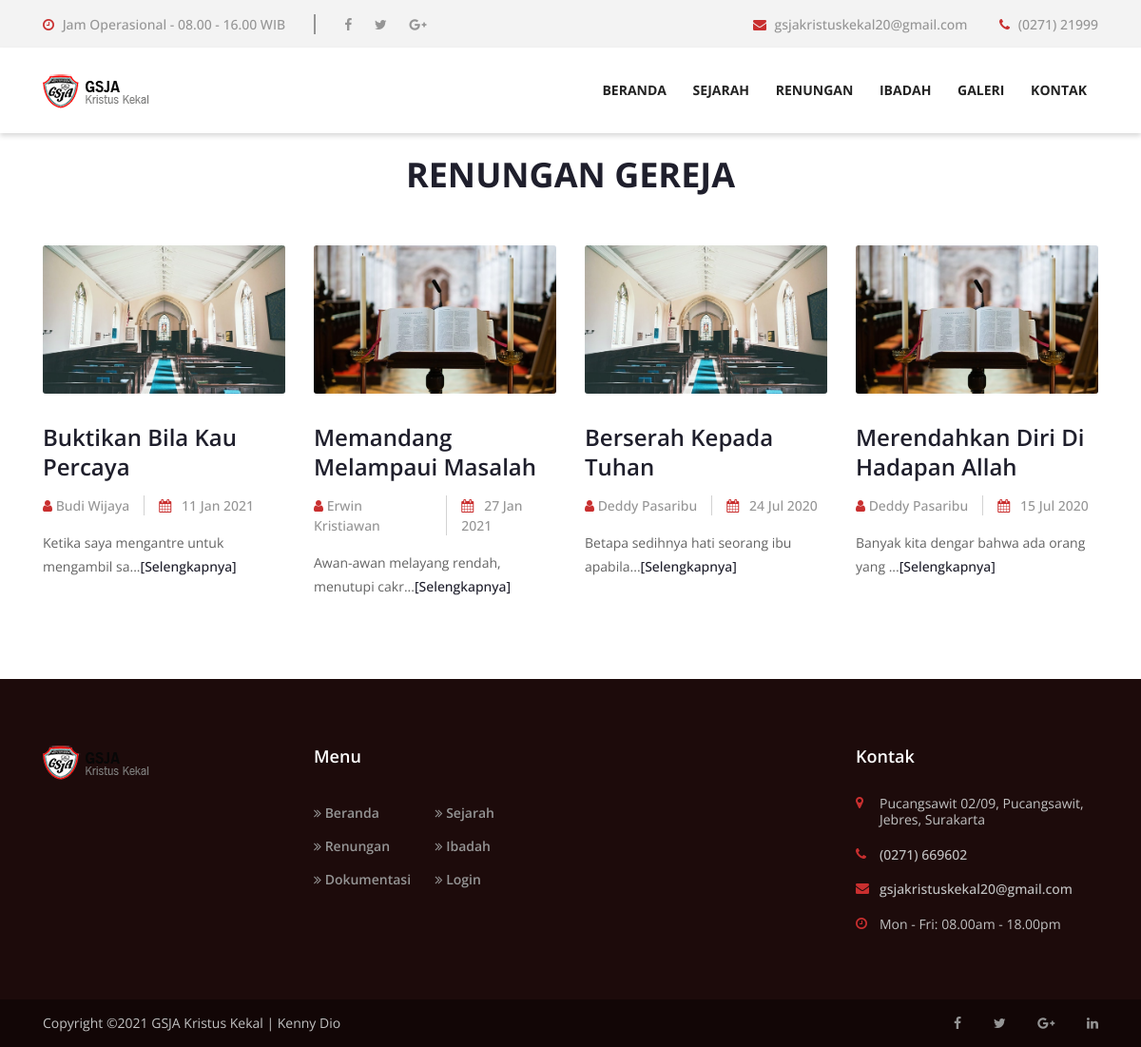
Screenshot of /renungan.php with the database file from the repository.
### tables this page shows
CREATE TABLE `renungan` (
  `norenungan` int(8) NOT NULL,
  `judul` varchar(60) NOT NULL,
  `tanggal` date NOT NULL,
  `pic` varchar(60) NOT NULL,
  `isi1` text NOT NULL,
  `isi2` text NOT NULL,
  `ayat` text NOT NULL,
  `status` varchar(10) NOT NULL,
  `foto` varchar(60) NOT NULL
);

CREATE TABLE `profil` (
  `nama` varchar(50) NOT NULL,
  `alamat` varchar(50) NOT NULL,
  `nohp` varchar(35) NOT NULL,
  `email` varchar(50) NOT NULL,
  `motto` text NOT NULL,
  `sejarah` text NOT NULL,
  `Sejarah1` text NOT NULL,
  `visi` text NOT NULL,
  `misi` text NOT NULL,
  `tujuan` text NOT NULL,
  `logo` varchar(10) NOT NULL
);

### renungan.php (the view)
<!DOCTYPE html>
<html lang="en">
<?php include "header.php";?>
<br>
    <section class="latest-sermons-area">
        <div class="container">
            <div class="row">
                <div class="col-12">
                    <div class="section-heading">
                        <h2>Renungan Gereja  </h2>
                    </div>
                </div>
            </div>
            <div class="row">
			<?php
				include 'koneksi.php';
				$sql=mysqli_query($koneksi, "SELECT * FROM renungan ORDER BY norenungan DESC LIMIT 4");
				if(mysqli_num_rows($sql) == 0){
					echo '
					<p>Data Tidak Ada>';
				}else{
					while($row = mysqli_fetch_assoc($sql)){
					echo '
					<div class="col-3 col-md-3">
                            <div class="single-blog-post mb-20">
                                <div class="post-thumbnail">
                                    <a href="renungandetail.php?norenungan='.$row['norenungan'].'"><img src="img/renungan/'.$row['foto'].'" alt=""></a>
                                </div>
                                <div class="post-content">
                                    <a href="renungandetail.php?norenungan='.$row['norenungan'].'" class="post-title">
                                        <h4>'.$row['judul'].'</h4>
                                    </a>
                                    <div class="post-meta d-flex">
                                        <a href="#"><i class="fa fa-user" aria-hidden="true"></i> '.$row['pic'].'</a>
                                        <a href="#"><i class="fa fa-calendar" aria-hidden="true"></i> &nbsp '.date("d M Y", strtotime($row['tanggal'])).'</a>
                                    </div>
                                    <p class="post-excerpt">'.substr ($row ['isi1'], 0, 40).'...<a href="renungandetail.php?norenungan='.$row['norenungan'].'">[Selengkapnya]</a></p>
                                </div>
                            </div>
                        </div>
					';
					}
				}
			?>
            </div>
        </div>
    </section>
	<br><br><br><br>
<?php include "footer.php";?>

### footer.php (shortened to what this page needs)
<?php
include "koneksi.php";
$sql="SELECT * FROM profil ";
$query=mysqli_query($koneksi,$sql);
$r=mysqli_fetch_assoc($query);
?>
    <footer class="footer-area">
        <div class="main-footer-area">
            <div class="container">
                <div class="row">
                    <div class="col-12 col-sm-6 col-lg-3">
                        <div class="single-footer-widget mb-70">
                            <a href="#" class="footer-logo"><img src="img/core-img/logo.png" alt=""></a>
                        </div>
                    </div>
                    <div class="col-12 col-sm-6 col-lg-3">
                        <div class="single-footer-widget mb-70">
                            <h5 class="widget-title">Menu</h5>
                            <nav class="footer-menu">
                                <ul>
                                    <li><a href="index.php"><i class="fa fa-angle-double-right" aria-hidden="true"></i> Beranda</a></li>
                                    <li><a href="about.php"><i class="fa fa-angle-double-right" aria-hidden="true"></i> Sejarah</a></li>
                                    <li><a href="events.php"><i class="fa fa-angle-double-right" aria-hidden="true"></i> Renungan</a></li>
                                    <li><a href="ibadahdetail.php"><i class="fa fa-angle-double-right" aria-hidden="true"></i> Ibadah</a></li>
                                    <li><a href="ibadah.php"><i class="fa fa-angle-double-right" aria-hidden="true"></i> Dokumentasi</a></li>
                                    <li><a href="admin/login.php"><i class="fa fa-angle-double-right" aria-hidden="true"></i> Login</a></li>
                                </ul>
                            </nav>
                        </div>
                    </div>
					 <div class="col-12 col-sm-6 col-lg-3">
                    </div>
                    <div class="col-12 col-sm-6 col-lg-3">
                        <div class="single-footer-widget mb-70">
                            <h5 class="widget-title">Kontak</h5>
                            <div class="contact-information">
                                <p><i class="fa fa-map-marker" aria-hidden="true"></i> <?php echo$r['alamat'];?></p>
                                <a href="callto:001-1234-88888"><i class="fa fa-phone" aria-hidden="true"></i> <?php echo$r['nohp'];?></a>
                                <a href="mailto:info.deercreative@gmail.com"><i class="fa fa-envelope" aria-hidden="true"></i> <?php echo$r['email'];?></a>
                                <p><i class="fa fa-clock-o" aria-hidden="true"></i> Mon - Fri: 08.00am - 18.00pm</p>
                            </div>
                        </div>
                    </div>
                </div>
            </div>
        </div>
        <div class="copywrite-area">
            <div class="container h-100">
                <div class="row h-100 align-items-center flex-wrap">
                    <div class="col-12 col-md-6">
                        <div class="copywrite-text">
                            <p>
Copyright &copy;<script>document.write(new Date().getFullYear());</script> GSJA Kristus Kekal | Kenny Dio</a>
</p>
                        </div>
                    </div>
                    <div class="col-12 col-md-6">
                        <div class="footer-social-icon">
                            <a href="#"><i class="fa fa-facebook" aria-hidden="true"></i></a>
                            <a href="#"><i class="fa fa-twitter" aria-hidden="true"></i></a>
                            <a href="#"><i class="fa fa-google-plus" aria-hidden="true"></i></a>
                            <a href="#"><i class="fa fa-linkedin" aria-hidden="true"></i></a>
                        </div>
                    </div>
                </div>
            </div>
        </div>
    </footer>
</body>
</html>

### style.css (style rules this page uses)
* { margin: 0; padding: 0; }
body { font-family: "Open Sans", sans-serif; font-size: 14px; }
h1, h2, h3, h4, h5, h6 { color: #1f1f2c; line-height: 1.3; font-weight: 700; }
p { color: #636363; font-size: 14px; line-height: 1.8; font-weight: 400; }
a, a:hover, a:focus { -webkit-transition-duration: 500ms; transition-duration: 500ms; text-decoration: none; outline: 0 solid transparent; color: #1f1f2c; font-weight: 500; font-size: 14px; }
ul, ol { margin: 0; }
ul li, ol li { list-style: none; }
img { height: auto; max-width: 100%; }
.mb-70 { margin-bottom: 70px !important; }
.section-heading { position: relative; z-index: 1; margin-bottom: 50px; text-align: center; max-width: 730px; margin: 0 auto 50px; }
.section-heading h2 { font-size: 36px; text-transform: uppercase; }
.footer-area { position: relative; z-index: 1; }
.footer-area .main-footer-area { position: relative; z-index: 1; padding-top: 70px; background-color: #1d0b0b; }
.footer-area .main-footer-area .single-footer-widget { position: relative; z-index: 1; }
.footer-area .main-footer-area .single-footer-widget .footer-logo { display: block; margin-bottom: 40px; }
.footer-area .main-footer-area .single-footer-widget p { color: #c2c2c2; margin-bottom: 0; }
.footer-area .main-footer-area .single-footer-widget .widget-title { font-size: 18px; margin-bottom: 30px; color: #ffffff; font-weight: 600; }
.footer-area .main-footer-area .single-footer-widget .footer-menu ul { display: -webkit-box; display: -ms-flexbox; display: flex; -ms-flex-wrap: wrap; flex-wrap: wrap; }
.footer-area .main-footer-area .single-footer-widget .footer-menu ul li { -webkit-box-flex: 0; -ms-flex: 0 0 50%; flex: 0 0 50%; max-width: 50%; width: 50%; }
.footer-area .main-footer-area .single-footer-widget .footer-menu ul li a { font-size: 14px; color: #959595; font-weight: 600; padding: 7px 0; display: block; }
.footer-area .main-footer-area .single-footer-widget .contact-information p, .footer-area .main-footer-area .single-footer-widget .contact-information a { color: #c2c2c2; font-size: 14px; line-height: 1.2; display: block; margin-bottom: 20px; display: -webkit-box; display: -ms-flexbox; display: flex; }
.footer-area .main-footer-area .single-footer-widget .contact-information p i, .footer-area .main-footer-area .single-footer-widget .contact-information a i { color: #c92f2f; -webkit-box-flex: 0; -ms-flex: 0 0 25px; flex: 0 0 25px; max-width: 25px; width: 25px; }
.footer-area .copywrite-area { position: relative; z-index: 1; background-color: #120606; height: 50px; width: 100%; }
.footer-area .copywrite-area .copywrite-text { position: relative; z-index: 1; }
.footer-area .copywrite-area .copywrite-text p { color: #c2c2c2; margin-bottom: 0; }
.footer-area .copywrite-area .footer-social-icon { text-align: right; }
.footer-area .copywrite-area .footer-social-icon a { display: inline-block; margin-left: 30px; color: #959595; font-size: 14px; }
.single-blog-post { position: relative; z-index: 1; }
.single-blog-post .post-thumbnail { position: relative; z-index: 1; border-radius: 3px; }
.single-blog-post .post-thumbnail img { border-radius: 3px; }
.single-blog-post .post-content { position: relative; z-index: 1; margin-top: 30px; }
.single-blog-post .post-content .post-title h4 { -webkit-transition-duration: 500ms; transition-duration: 500ms; font-weight: 600; margin-bottom: 15px; }
.single-blog-post .post-content .post-meta { position: relative; z-index: 1; margin-bottom: 16px; }
.single-blog-post .post-content .post-meta a { color: #959595; font-size: 14px; }
.single-blog-post .post-content .post-meta a:first-child { border-right: 1px solid #d2d2d2; margin-right: 15px; padding-right: 15px; }
.single-blog-post .post-content .post-meta a i { color: #c92f2f; }
.single-blog-post .post-content .post-excerpt { font-size: 14px; color: #636363; margin-bottom: 0; }

### css/classy-nav.css (style rules this page uses)
* { margin: 0; padding: 0; }
body { font-family: "Roboto", sans-serif; }
ul, ol { margin: 0; }
ul li, ol li { list-style: none; }
img { height: auto; max-width: 100%; }

### rows the page displays
renungan: foto (picture), judul "Buktikan Bila Kau Percaya", pic "Budi Wijaya", tanggal "11 Jan 2021", isi1 "Ketika saya mengantre untuk mengambil sa"
renungan: foto (picture), judul "Memandang Melampaui Masalah", pic "Erwin Kristiawan", tanggal "27 Jan 2021", isi1 "Awan-awan melayang rendah, menutupi cakr"
renungan: foto (picture), judul "Berserah Kepada Tuhan", pic "Deddy Pasaribu", tanggal "24 Jul 2020", isi1 "Betapa sedihnya hati seorang ibu apabila"
renungan: foto (picture), judul "Merendahkan Diri Di Hadapan Allah", pic "Deddy Pasaribu", tanggal "15 Jul 2020", isi1 "Banyak kita dengar bahwa ada orang yang"
profil: alamat "Pucangsawit 02/09, Pucangsawit, Jebres, Surakarta", nohp "(0271) 669602", email "gsjakristuskekal20@gmail.com"
